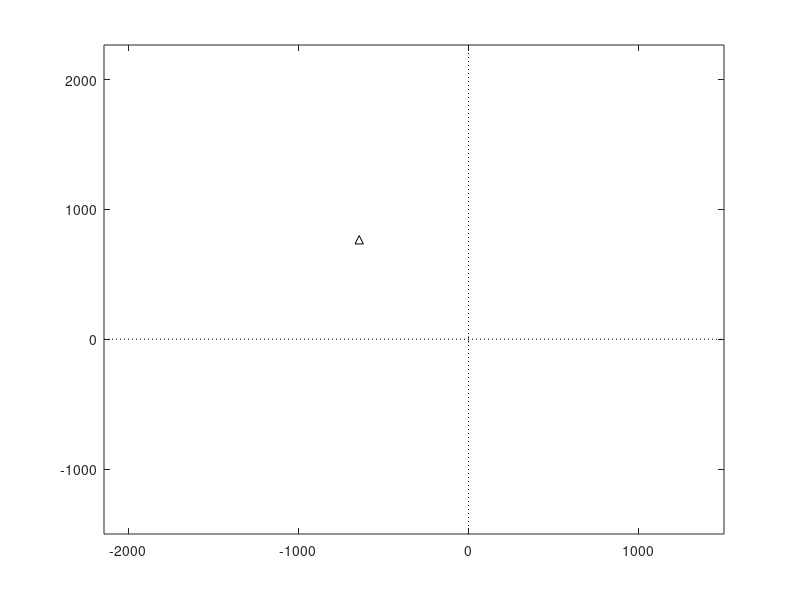

The MATLAB source for this figure: (Note: this script raises an error after producing the figure.)
%
% project714    (includes scenario editor)
%
% Initialize ============================================================
clear
close all
clc
warning off MATLAB:divideByZero
% basic inputs ==========================================================

fc=2000;         % MHz  Carrier frequency
F=8;            % sampling rate: fraction of wave length
V=10;            %  m/s MS1 speed 
NFFT=1024;       % Number of points in FFT
Nsamples=200;    % Number of samples 
avPower=-20;     % sigma^2  Raverage power

% =======================================================================
% Frequency inputs

step_f=0.01;                % Freq axis step MHz
faxis=[1997.5:step_f:2002.5];    % Freq axis in  MHz

% geometry inputs ========================================================

dBS=1000;     
angleBS=130;
BSx=dBS*cosd(angleBS) % location of transmitter (BS) x-coordinate
BSy=dBS*sind(angleBS)  % location of transmitter (BS) y-coordinate

% locations of point scatterers =========================================

fig=figure;
plot(BSx,BSy,'k^'), hold on

% indirect parameters ===================================================

lambdac=300/fc;    % m wavelength
Dx=lambdac/F;      % m sampling spacing 
ts=Dx/V;           % s time sampling interval
fs=1/ts;           % Hz sampling frequency
kc=2*pi/lambdac;   % propagation constant
fm=V/lambdac       % max Doppler shift
cc=3e8;            % speed of light
timeaxis=ts.*[0:Nsamples-1];

% ========================================================================
MS0=-V*timeaxis(end)/2;   % initial location of receiver (MS) x-coordinate

MSx=MS0+V.*timeaxis;    % MS route along x-axis
MSy=zeros(Nsamples,1);  % MS route along x-axis (y=0)
plot(MSx,MSy,'k','LineWidth',5)

MINx=min(min(BSx,MSx))-1500;
MAXx=max(max(BSx,MSx))+1500;
MINy=min(min(BSy,MSy))-1500;
MAXy=max(max(BSy,MSy))+1500;
axis([MINx MAXx MINy MAXy])
plot([0 0],[MINy MAXy], 'k:')
plot([MINx MAXx],[0 0], 'k:')

% SCENARIO EDITOR =======================================================
% placing point-scatterers in propagation scenario.

[SCx,SCy] = getpts(fig);
NSC=length(SCx);
plot(SCx,SCy,'k+');

% =======================================================================
% calculate distance matrix 
% =======================================================================

distBSSC=sqrt((BSx-SCx).^2+(BSy-SCy).^2);

distBSSCext=repmat(distBSSC,1,Nsamples);

distSCMS=zeros(NSC,Nsamples);
for ii=1:Nsamples
    distSCMS(:,ii)=sqrt((SCx-MSx(ii)).^2+SCy.^2);
end

distBSSCMS=distBSSCext+distSCMS;

% ======================================================================

distBSMS1=sqrt((BSx-MSx(1)).^2+(BSy-MSy(1)).^2);

a=(distBSMS1./distBSSC(:)).*(1./distSCMS(:,1));
DeltaPower=avPower-10*log10(sum(a.^2));
deltaa=10.^(DeltaPower/20)
a=deltaa*a



% ========================================================================
% frequency response for faxis 

FreqResp=zeros(Nsamples,length(faxis));

for k1=1:Nsamples               % scan route points
    for k2=1:length(faxis)      % scan frequencies
        for k3=1:NSC
            wl2=300/faxis(k2);
            FreqResp(k1,k2)=[FreqResp(k1,k2) + a(k3)*exp(-j*(2*pi/wl2)*distBSSCMS(k3,k1))];
        end
    end
end


figure;mesh(faxis,timeaxis,abs(FreqResp))
ylabel('Time (s)')
xlabel('Frequency (MHz)')
zlabel('Level (l.u.)')
title('Time.varying frequency response')

figure;mesh(faxis,timeaxis,20*log10(abs(FreqResp)))
ylabel('Time (s)')
xlabel('Frequency (MHz)')
zlabel('Level (dB)')
title('Time-varying frequency response')

figure;plot(timeaxis,20*log10(abs(FreqResp(:,1))),'k')
xlabel('time (s)')
ylabel('level (dB)')
title('Complex envelope magnitude central frequency')

figure;plot(faxis,20*log10(abs(FreqResp(1,:))),'k')
xlabel('frequency (MHz)')
ylabel('level (dB)')
title('Frequency response for first route point')

figure;plot(faxis,angle(FreqResp(1,:)),'k')
xlabel('frequency (MHz)')
ylabel('phase (Rad)')
title('Frequency response for first route point')

%=======================================================================
% Impulse response through IFFT

ImpResp=zeros(Nsamples,length(faxis));
for k4=1:Nsamples
    ImpResp(k4,:)=ifft(FreqResp(k4,:));
end
taumax=1/(step_f.*1e6);
step_tau=taumax/(length(faxis)-1);
step_tau=taumax/(length(faxis));               %<--------------?????
tauaxis=[0:length(faxis)-1].*step_tau;

figure;mesh(tauaxis,MSx,abs(ImpResp))
xlabel('delay (s)')
ylabel('route point (m)')
zlabel('level (l.u.)')
title('Impulse response variable with time')

figure;plot(tauaxis,abs(ImpResp(1,:)),'k')
xlabel('delay (s)')
ylabel('level (l.u.)')
title('Impulse response for the first route point')

figure;plot(tauaxis,abs(ImpResp(1,:)),'k')
xlabel('delay (s)')
ylabel('level (l.u.)')
title('Impulse response for the first route point')
aaa=axis;
hold on
for ii=1:length(distBSSCMS(:,1)),
    plot([distBSSCMS(ii,1)/cc; distBSSCMS(ii,1)/cc],[0; aaa(4)],'k:')
end
